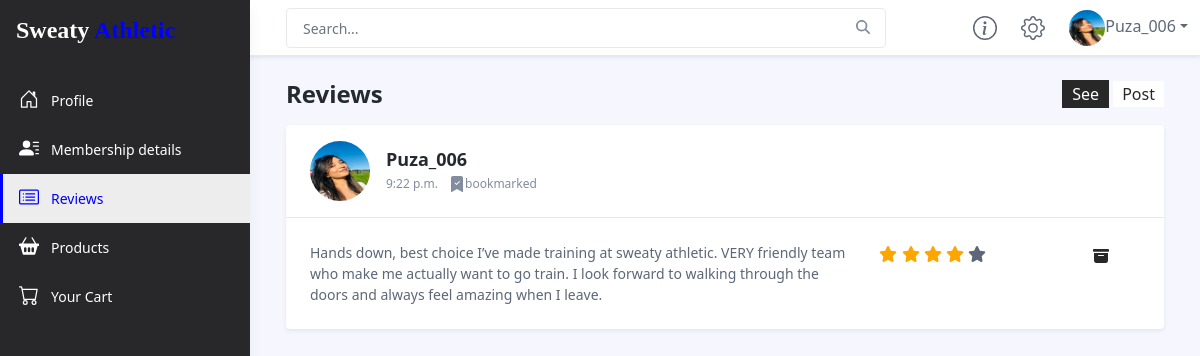
/customer_dashboard/reviews/ (signed in), run on an earlier commit of the app's database.
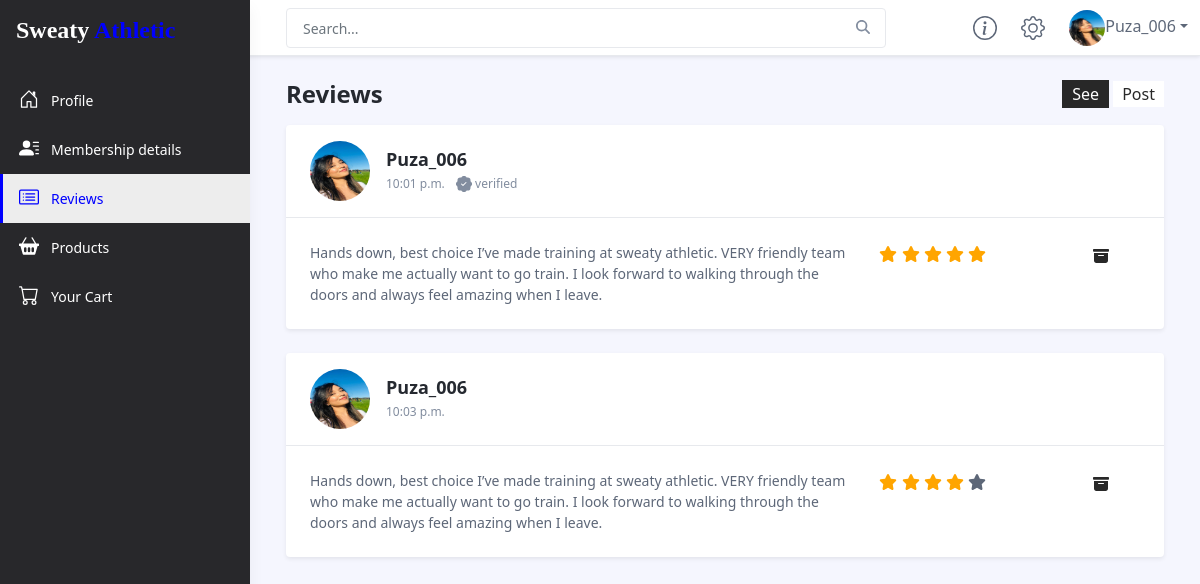
And on a later commit of the database.
### customer/models.py (models this page shows)
class Review(models.Model):
    rate = (('1','1'),('2','2'),('3','3'),('4','4'),('5','5'))
    User = models.ForeignKey(CustomUser,on_delete=models.CASCADE,related_name='Review')
    time = models.TimeField(auto_now_add=True)
    Rating = models.CharField(max_length=3,choices=rate,verbose_name="Rating")
    content = models.TextField()
    bookmarked = models.BooleanField(default=False)
    verified = models.BooleanField(default=False)

### accounts/models.py (models this page shows, shortened)
class CustomUser(AbstractBaseUser):
    User_Choices = (
        ("Trainer","Trainer"),
        ("Admin","Admin"),
        ("Customer","Customer")
    )
    id = models.AutoField(primary_key=True,unique=True)
    username = models.CharField(unique=True,max_length=50, verbose_name="Username")
    date_joined = models.DateTimeField(default=datetime.datetime.now)
    user_type = models.CharField(max_length = 20,choices = User_Choices,default = "Customer", verbose_name="User Type")
    is_staff = models.BooleanField(default=False)
    is_active = models.BooleanField(default=True)
    is_superuser = models.BooleanField(default=False)
    profile_image = models.ImageField(upload_to='media/profile_image/',null=True,blank=True,verbose_name='Profile Image')
    USERNAME_FIELD = "username"
    REQUIRED_FIELDS = ['user_type']
    objects = CustomUserManager()
    def __str__(self):
        return self.username

### customer/views.py (the view, shortened to what this page needs)
# urls.py: path('reviews/',views.Reviews),
@login_required(login_url='/login/')
def Reviews(request):
    user_n = CustomUser.objects.get(username=request.user)
    rew = Review.objects.filter(User=user_n)
    print(rew)
    val=request.GET.get("type")
    pcss = ""
    scss = ""
    if val=='See':
        dis1=''
        dis2='none'
    elif val == 'Post':
        dis1='none'
        dis2=''
        pcss = "background: #282828 ; color: white;"
        scss = "background: white ; color: #282828;"
    else:
        dis1=''
        dis2='none'
    if request.GET.get('del'):
        del_rev = Review.objects.get(id=request.GET.get('del')).delete()
        status = "warning"
        message = "Review Deleted Sucessfully"
        return render(request,'customer_dashboard/reviews.html',{'act3':'active','dis1':dis1,'dis2':dis2,'pcss':pcss,'scss':scss,'status':status,'message':message,'review':rew})
    return render(request,'customer_dashboard/reviews.html',{'act3':'active','dis1':dis1,'dis2':dis2,'pcss':pcss,'scss':scss,'obj':'none','review':rew})

### templates/customer_dashboard/reviews.html (shortened to what the changed rows need)
{% include 'customer_dashboard/upper.html' %}
<div class="app-wrapper">
    <div class="app-content pt-3 p-md-3 p-lg-4">
        <div class="container-xl">
            <div class="position-relative mb-3">
                <div class="row g-3 justify-content-between">
                    <div class="col-auto">
                        <h1 class="app-page-title mb-0">Reviews</h1>
                    </div>
                </div>
            </div>
            <div class="d-{{dis1}}">
            {% for i in review %}
                <div class="app-card app-card-notification shadow-sm mb-4">
                    <div class="app-card-header px-4 py-3">
                        <div class="row g-3 align-items-center">
                            <div class="col-12 col-lg-auto text-center text-lg-start">
                                {%if request.user.profile_image  %}
                                        <img class="profile-image" src="{{request.user.profile_image.url}}" alt="user profile">
                                    {% else %}
                                            <path d="M11 6a3 3 0 1 1-6 0 3 3 0 0 1 6 0z"/>
                                            <path fill-rule="evenodd" d="M0 8a8 8 0 1 1 16 0A8 8 0 0 1 0 8zm8-7a7 7 0 0 0-5.468 11.37C3.242 11.226 4.805 10 8 10s4.757 1.225 5.468 2.37A7 7 0 0 0 8 1z"/>
                                        </svg>
                                    {% endif %}
                            </div>
                            <div class="col-12 col-lg-auto text-center text-lg-start">
                                <h4 class="notification-title mb-1">{{i.User.username}}</h4>
                                <ul class="notification-meta list-inline mb-0">
                                    <li class="list-inline-item">{{i.time}}</li>
                                    {% if i.bookmarked %}
                                        <li class="list-inline-item">bookmarked</li>
                                    {% endif %}
                                    {% if i.verified %}
                                    <li class="list-inline-item"> verified</li>
                                    {% endif %}
                                </ul>
                            </div>
                        </div>
                    </div>
                    <div class="app-card-body p-4 row">
                        <div class="notification-content col-8">{{i.content}}</div>
                        <div class="col-3">
                            {% if i.Rating == "1" %}
                                <span class="fa fa-star checked"></span>
                                <span class="fa fa-star"></span>
                                <span class="fa fa-star"></span>
                                <span class="fa fa-star"></span>
                                <span class="fa fa-star"></span>
                            {% elif i.Rating == "2" %}
                                <span class="fa fa-star checked"></span>
                                <span class="fa fa-star checked"></span>
                                <span class="fa fa-star"></span>
                                <span class="fa fa-star"></span>
                                <span class="fa fa-star"></span>
                            {% elif i.Rating == "3" %}
                                <span class="fa fa-star checked"></span>
                                <span class="fa fa-star checked"></span>
                                <span class="fa fa-star checked"></span>
                                <span class="fa fa-star"></span>
                                <span class="fa fa-star"></span>
                            {% elif i.Rating == "4" %}
                                <span class="fa fa-star checked"></span>
                                <span class="fa fa-star checked"></span>
                                <span class="fa fa-star checked"></span>
                                <span class="fa fa-star checked"></span>
                                <span class="fa fa-star"></span>
                            {% else %}
                                <span class="fa fa-star checked"></span>
                                <span class="fa fa-star checked"></span>
                                <span class="fa fa-star checked"></span>
                                <span class="fa fa-star checked"></span>
                                <span class="fa fa-star checked"></span>
                            {% endif %}
                        </div>
                        <div class="col-1">
                            <a href="/customer_dashboard/reviews/?del={{i.id}}" class="del"></a>
                        </div>
                    </div>
                </div>
            {% endfor %}
            </div>
        </div>
    </div>
</div>
</body>
</html>

What changed in the data, as far as the page shows it:
removed Review: user.profile_image (picture), User.username "Puza_006", time "9:22 p.m.", bookmarked True (drawn), content "Hands down, best choice I’ve made training at sweaty athletic. VERY friendly team who make me actually want to go train. I look forward to walking through the doors and always feel amazing when I leave.", Rating "4" (drawn)
added Review: user.profile_image (picture), User.username "Puza_006", time "10:01 p.m.", verified True (drawn), content "Hands down, best choice I’ve made training at sweaty athletic. VERY friendly team who make me actually want to go train. I look forward to walking through the doors and always feel amazing when I leave.", Rating "5" (drawn)
added Review: user.profile_image (picture), User.username "Puza_006", time "10:03 p.m.", content "Hands down, best choice I’ve made training at sweaty athletic. VERY friendly team who make me actually want to go train. I look forward to walking through the doors and always feel amazing when I leave.", Rating "4" (drawn)
